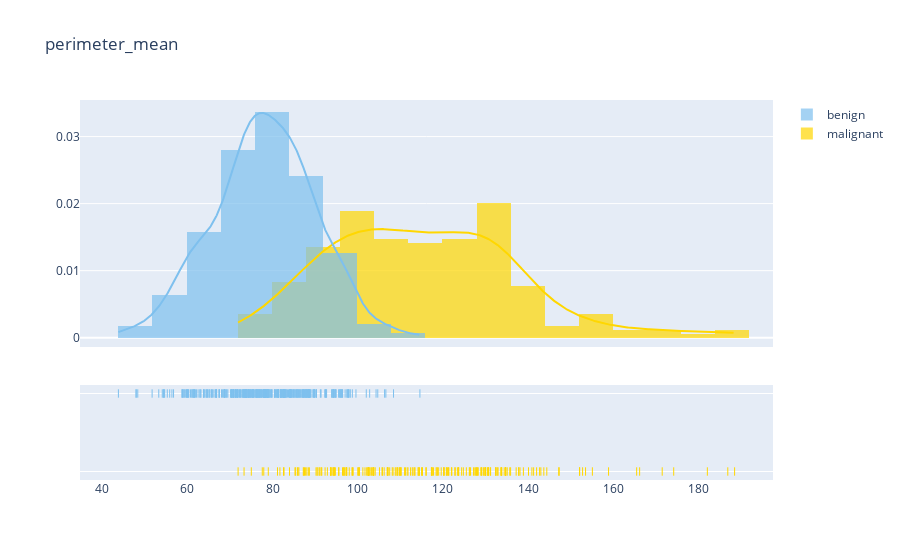

This figure's notebook cell:
### Code cell
plot_distribution('perimeter_mean', 8)

### Figure 1 — Plotly figure (JSON) as saved in the notebook; plotly's stock layout.template omitted (floating-point values rounded to 4 significant figures; data arrays with more than 128 entries replaced by an {"elided": "..."} marker saying what was removed)
{"data": [{"autobinx": false, "histnorm": "probability density", "legendgroup": "malignant", "marker": {"color": "#FFD700"}, "name": "malignant", "opacity": 0.7, "type": "histogram", "x": {"elided": "212 float values"}, "xaxis": "x", "xbins": {"end": 188.5, "size": 8, "start": 71.9}, "yaxis": "y"}, {"autobinx": false, "histnorm": "probability density", "legendgroup": "benign", "marker": {"color": "#7EC0EE"}, "name": "benign", "opacity": 0.7, "type": "histogram", "x": {"elided": "357 float values"}, "xaxis": "x", "xbins": {"end": 114.6, "size": 8, "start": 43.79}, "yaxis": "y"}, {"legendgroup": "malignant", "marker": {"color": "#FFD700"}, "mode": "lines", "name": "malignant", "showlegend": false, "type": "scatter", "x": {"elided": "500 float values"}, "xaxis": "x", "y": {"elided": "500 float values"}, "yaxis": "y"}, {"legendgroup": "benign", "marker": {"color": "#7EC0EE"}, "mode": "lines", "name": "benign", "showlegend": false, "type": "scatter", "x": {"elided": "500 float values"}, "xaxis": "x", "y": {"elided": "500 float values"}, "yaxis": "y"}, {"legendgroup": "malignant", "marker": {"color": "#FFD700", "symbol": "line-ns-open"}, "mode": "markers", "name": "malignant", "showlegend": false, "type": "scatter", "x": {"elided": "212 float values"}, "xaxis": "x", "y": {"elided": "212 str values"}, "yaxis": "y2"}, {"legendgroup": "benign", "marker": {"color": "#7EC0EE", "symbol": "line-ns-open"}, "mode": "markers", "name": "benign", "showlegend": false, "type": "scatter", "x": {"elided": "357 float values"}, "xaxis": "x", "y": {"elided": "357 str values"}, "yaxis": "y2"}], "layout": {"barmode": "overlay", "hovermode": "closest", "legend": {"traceorder": "reversed"}, "title": {"text": "perimeter_mean"}, "xaxis": {"anchor": "y2", "domain": [0, 1], "zeroline": false}, "yaxis": {"anchor": "free", "domain": [0.35, 1], "position": 0}, "yaxis2": {"anchor": "x", "domain": [0, 0.25], "dtick": 1, "showticklabels": false}}}
